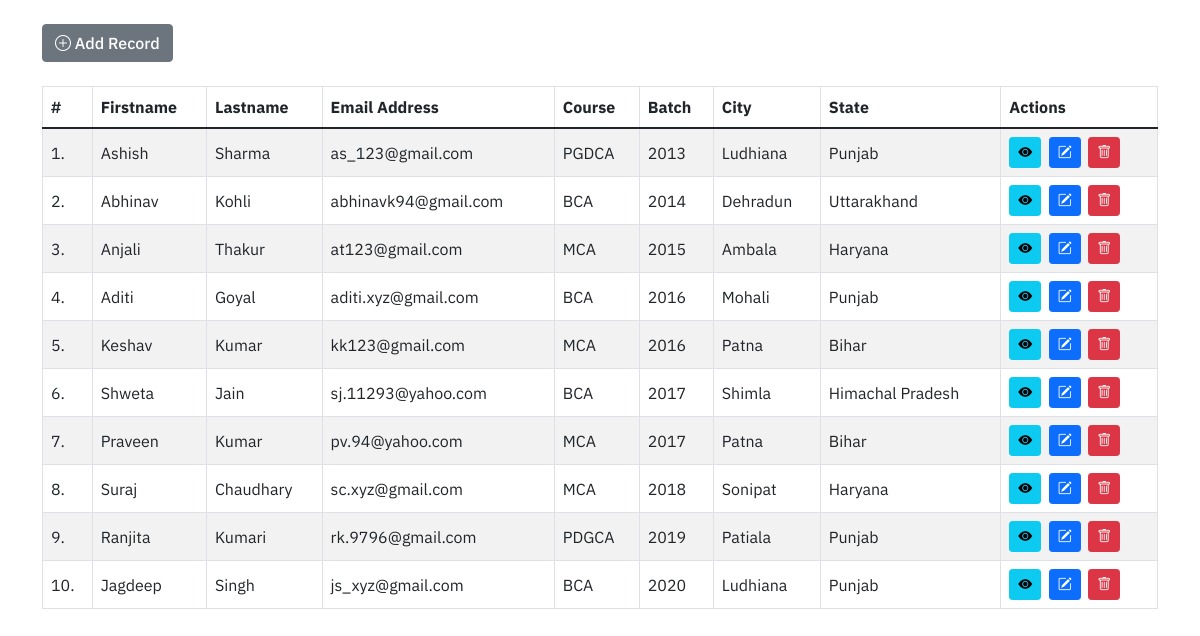
The page / on the database its author committed.
### tables this page shows
CREATE TABLE `students` (
  `id` int(6) NOT NULL,
  `firstname` varchar(30) NOT NULL,
  `lastname` varchar(30) NOT NULL,
  `email` varchar(70) NOT NULL,
  `course` varchar(30) NOT NULL,
  `batch` int(4) NOT NULL,
  `city` varchar(30) NOT NULL,
  `state` varchar(30) NOT NULL,
  `creation_date` timestamp NOT NULL DEFAULT current_timestamp() ON UPDATE current_timestamp()
);

### index.php (the view, shortened to what this page needs)
<!DOCTYPE html>
<html lang="en">
<head>
  <link rel="stylesheet" href="https://cdn.jsdelivr.net/npm/bootstrap-icons@1.8.1/font/bootstrap-icons.css">
  <link href="https://cdn.jsdelivr.net/npm/bootstrap@5.1.3/dist/css/bootstrap.min.css" rel="stylesheet">
  <link rel="stylesheet" href="style.css">
</head>
<body>
  <div class="container">
    <a href="create.php" class="btn btn-secondary my-4">
      <i class="bi bi-plus-circle"></i> Add Record
    </a>
    <table class="table table-bordered table-striped align-middle">
      <thead>
        <tr>
          <th>#</th>
          <th>Firstname</th>
          <th>Lastname</th>
          <th>Email Address</th>
          <th>Course</th>
          <th>Batch</th>
          <th>City</th>
          <th>State</th>
          <th>Actions</th>
        </tr>
      </thead>
      <tbody>
        <?php
        require_once "config.php";
        $sql = "SELECT * FROM students";
        if ($result = mysqli_query($link, $sql)) {
          if (mysqli_num_rows($result) > 0) {
            $rows = mysqli_fetch_all($result, MYSQLI_ASSOC);
            $count = 1;
            foreach ($rows as $row) { ?>
              <tr>
                <td><?= $count++; ?>.</td>
                <td><?= ucfirst($row["firstname"]); ?></td>
                <td><?= ucfirst($row["lastname"]); ?></td>
                <td><?= $row["email"]; ?></td>
                <td><?= strtoupper($row["course"]); ?></td>
                <td><?= $row["batch"]; ?></td>
                <td><?= ucfirst($row["city"]); ?></td>
                <td><?= ucwords($row["state"]); ?></td>
                <td>
                  <a href="read.php?id=<?= $row["id"]; ?>" class="btn btn-info btn-sm">
                    <i class="bi bi-eye-fill"></i>
                  </a>&nbsp;
                  <a href="update.php?id=<?= $row["id"]; ?>" class="btn btn-primary btn-sm">
                    <i class="bi bi-pencil-square"></i>
                  </a>&nbsp;
                  <a href="delete.php?id=<?= $row["id"]; ?>" class="btn btn-danger btn-sm">
                    <i class="bi bi-trash"></i>
                  </a>
                </td>
              </tr>
            <?php
            }
          } else { ?>
            <tr>
              <td class="text-center text-danger fw-bold" colspan="9">* No Record Found *</td>
            </tr>
        <?php
          }
        } else {
          echo "<script>alert('Oops! Something went wrong. Please try again later.');</script>";
        }
        ?>
      </tbody>
    </table>
  </div>
</body>
</html>

### style.css (style rules this page uses)
body { color: #555; font-family: "IBM Plex Sans", sans-serif; }
.btn { font-weight: 500; }

### rows shown on the page
students: firstname "Ashish", lastname "Sharma", email "as_123@gmail.com", course "PGDCA", batch "2013", city "Ludhiana", state "Punjab"
students: firstname "Abhinav", lastname "Kohli", email "abhinavk94@gmail.com", course "BCA", batch "2014", city "Dehradun", state "Uttarakhand"
students: firstname "Anjali", lastname "Thakur", email "at123@gmail.com", course "MCA", batch "2015", city "Ambala", state "Haryana"
students: firstname "Aditi", lastname "Goyal", email "aditi.xyz@gmail.com", course "BCA", batch "2016", city "Mohali", state "Punjab"
students: firstname "Keshav", lastname "Kumar", email "kk123@gmail.com", course "MCA", batch "2016", city "Patna", state "Bihar"
students: firstname "Shweta", lastname "Jain", email "sj.11293@yahoo.com", course "BCA", batch "2017", city "Shimla", state "Himachal Pradesh"
students: firstname "Praveen", lastname "Kumar", email "pv.94@yahoo.com", course "MCA", batch "2017", city "Patna", state "Bihar"
students: firstname "Suraj", lastname "Chaudhary", email "sc.xyz@gmail.com", course "MCA", batch "2018", city "Sonipat", state "Haryana"
students: firstname "Ranjita", lastname "Kumari", email "rk.9796@gmail.com", course "PDGCA", batch "2019", city "Patiala", state "Punjab"
students: firstname "Jagdeep", lastname "Singh", email "js_xyz@gmail.com", course "BCA", batch "2020", city "Ludhiana", state "Punjab"
